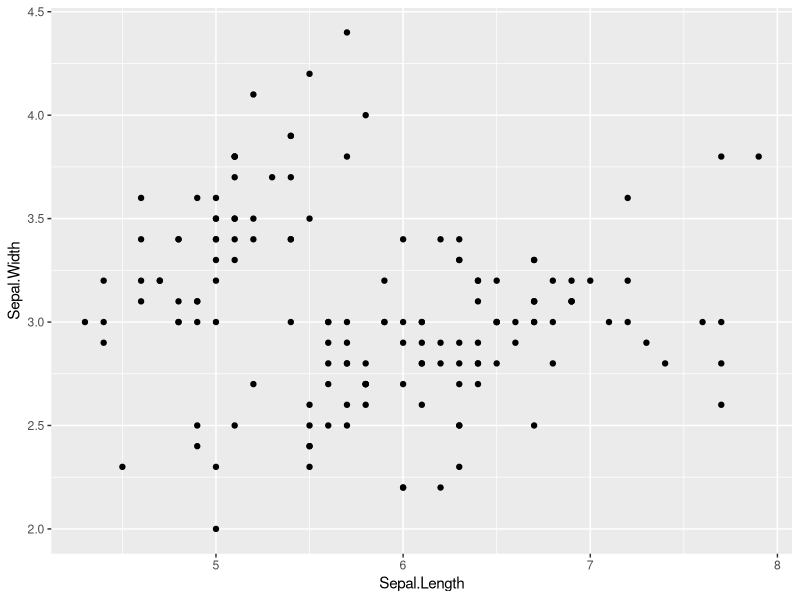
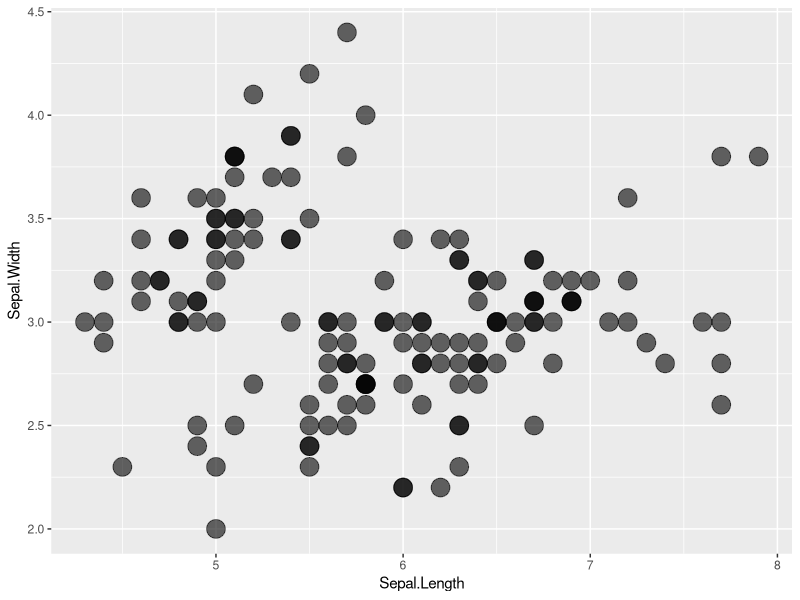
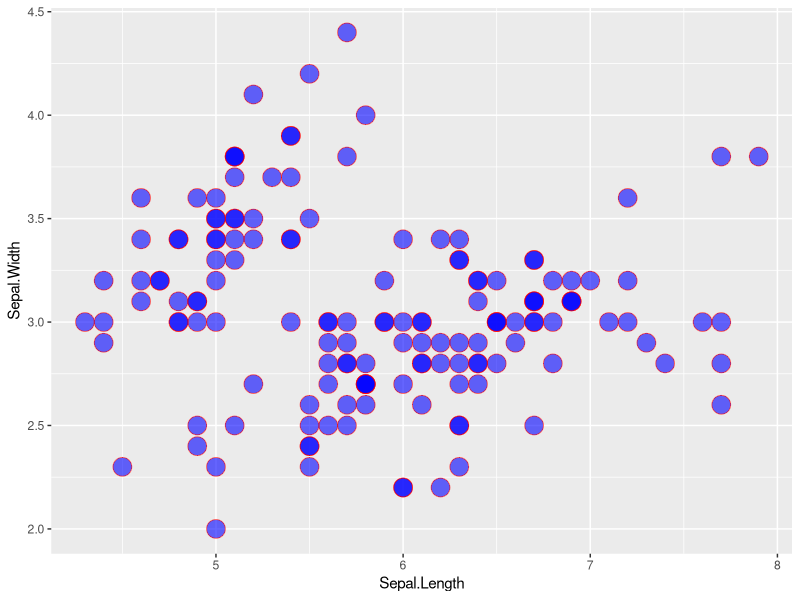
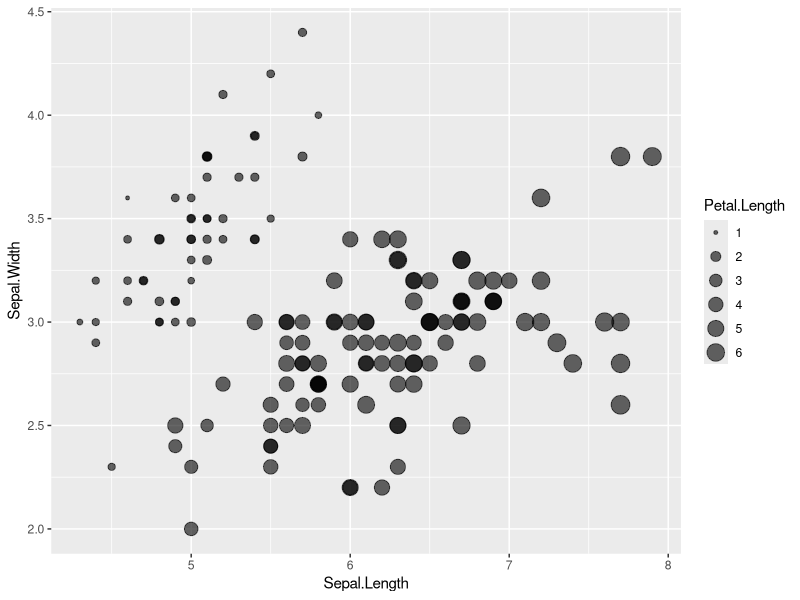
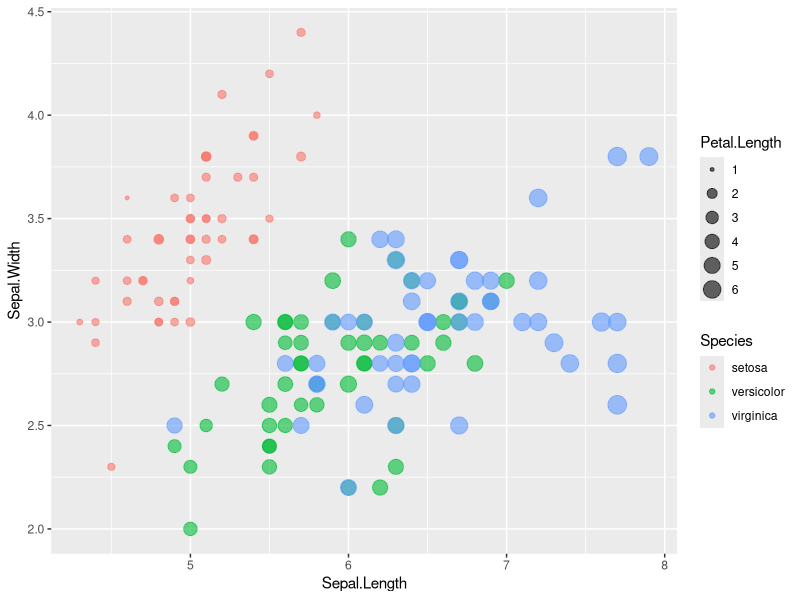
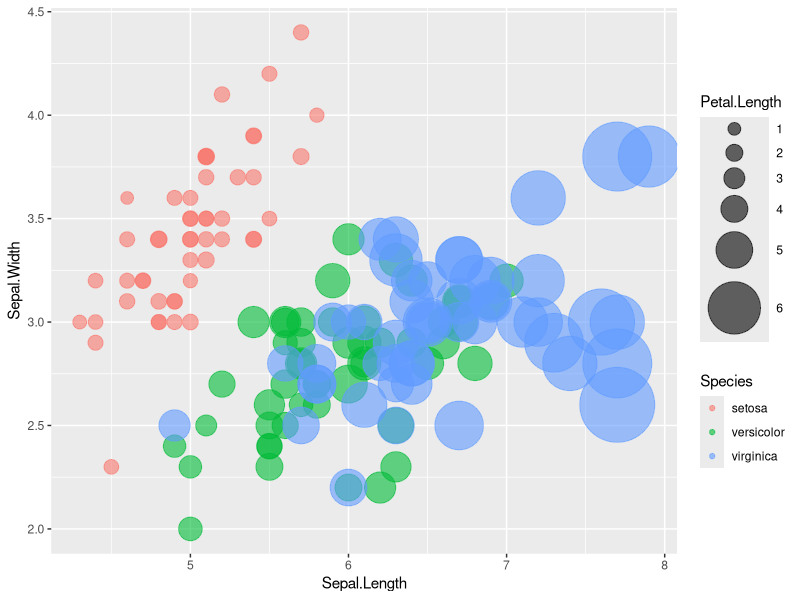
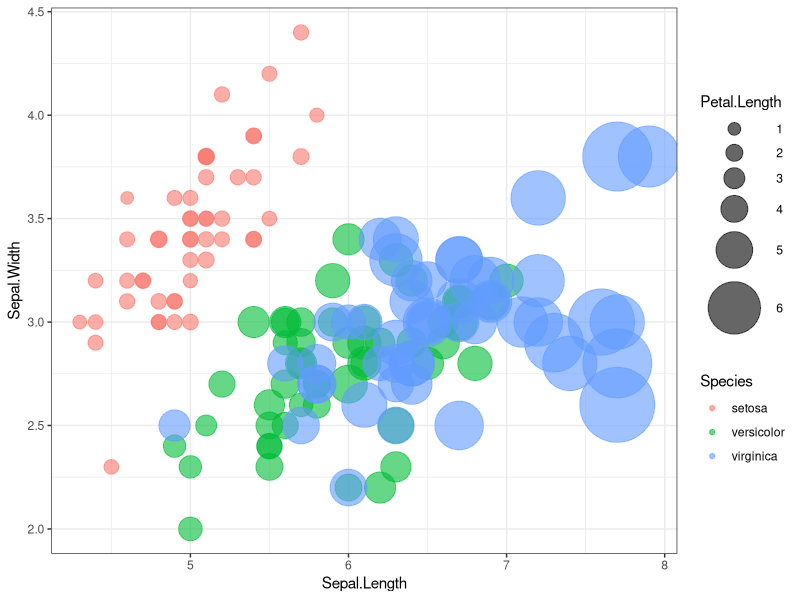
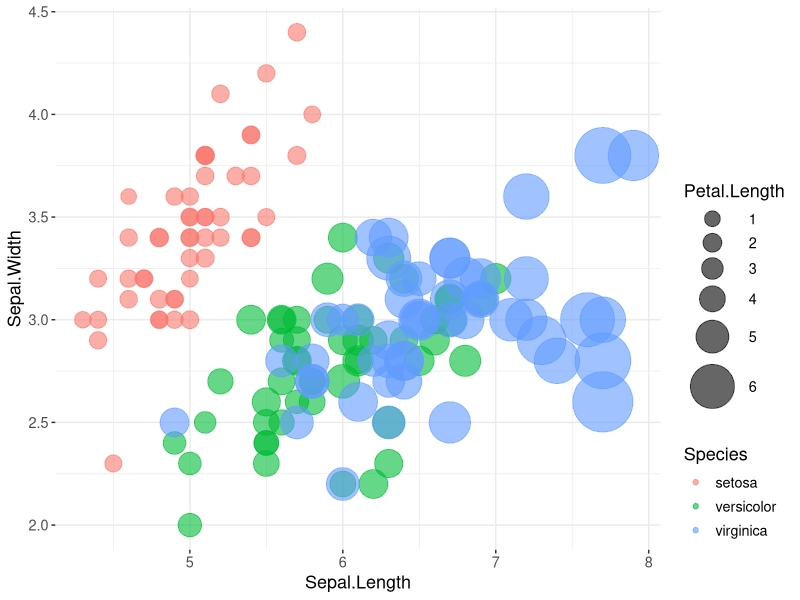

These charts were generated, in order, by the following R code: (Note: this script raises an error after producing the figures.)
########### Basic scatterplot
library(ggplot2)
ggplot(iris, aes(x=Sepal.Length, y=Sepal.Width)) + 
    geom_point()

#### Set dot size and intensive color
ggplot(iris, aes(x=Sepal.Length, y=Sepal.Width)) + 
geom_point(size=6, alpha=0.6)

#### Set dot color and other parameters
ggplot(iris, aes(x=Sepal.Length, y=Sepal.Width)) +
geom_point(
        color="red",
        fill="blue",
        shape=21,
        alpha=0.6,
        size=6,
        stroke = 0.5)
        
########### Bubble_chart
########### plot 2 variables and dot size depends on the value of Petal.Length
ggplot(iris, aes(x=Sepal.Length, y=Sepal.Width,size=Petal.Length)) +
geom_point(alpha=0.6)
 
########### Set color representing each species
ggplot( iris, aes(x=Sepal.Length, y=Sepal.Width,size=Petal.Length,color=Species)) +
 geom_point(alpha=0.6)

########### Set range of dot size
ggplot( iris, aes(x=Sepal.Length, y=Sepal.Width,size=Petal.Length,color=Species)) +
 geom_point(alpha=0.6) +
  scale_size_continuous( trans="exp", range=c(4, 25))

########### Set white background
ggplot( iris, aes(x=Sepal.Length, y=Sepal.Width,size=Petal.Length,color=Species)) +
 geom_point(alpha=0.6) +
  scale_size_continuous( trans="exp", range=c(4, 25))+
theme_bw() 

########### Set legend
ggplot( iris, aes(x=Sepal.Length, y=Sepal.Width,size=Petal.Length,color=Species)) +
 geom_point(alpha=0.6) +
  scale_size_continuous( trans="exp", range=c(5, 20)) +
  theme_bw() +
  theme(
    text = element_text(size=13),
    legend.justification = c("right", "bottom"),
    panel.border = element_blank()
  )
  
######## Histogram 
setosa = subset(iris, Species == "setosa")
versicolor = subset(iris, Species == "versicolor")
virginica = subset(iris, Species == "virginica")

hist(setosa[,1],main="Setosa ",ylab="Frequency",xlab="Sepal Length",xlab="TG",col="cyan1",breaks=20) 
hist(setosa[,1],main="Setosa ",ylab="Frequency",xlab="Sepal Length",col="cyan1",breaks=20,xlim=c(4,8),ylim=c(0,20))
hist(setosa[,2],main="Setosa ",ylab="Frequency",xlab="Sepal Width",col="cyan1",breaks=20) 
hist(setosa[,3],main="Setosa ",ylab="Frequency",xlab="Petal Length",col="cyan1",breaks=20) 
hist(setosa[,4],main="Setosa ",ylab="Frequency",xlab="Petal Width",col="cyan1",breaks=20) 

par( mfrow = c(2,2 ),mai=c(0.7,0.7,0.3,0.3))
hist(setosa[,1],main="Setosa",ylab="Frequency",xlab="Sepal Length",col="cyan1",breaks=20,xlim=c(4,8),ylim=c(0,20))
hist(setosa[,2],main="Setosa",ylab="Frequency",xlab="Sepal Width",col="cyan1",breaks=20) 
hist(setosa[,3],main="Setosa",ylab="Frequency",xlab="Petal Length",col="cyan1",breaks=20) 
hist(setosa[,4],main="Setosa",ylab="Frequency",xlab="Petal Width",col="cyan1",breaks=20) 

par( mfrow = c(2,2 ),mai=c(0.5,0.5,0.4,0.4))
hist(setosa[,1],main=NA,ylab="Frequency",xlab="Sepal Length",col="cyan1",breaks=20,xlim=c(4,8),ylim=c(0,20))
hist(setosa[,2],main=NA,ylab="Frequency",xlab="Sepal Width",col="cyan1",breaks=20) 
hist(setosa[,3],main=NA,ylab="Frequency",xlab="Petal Length",col="cyan1",breaks=20) 
hist(setosa[,4],main=NA,ylab="Frequency",xlab="Petal Width",col="cyan1",breaks=20) 
mtext("Setosa", side = 3, line = -2, outer = TRUE,cex = 1.5)

par( mfrow = c(2,2 ),mai=c(0.5,0.5,0.4,0.4))
hist(setosa[,1],main=NA,ylab="Frequency",xlab="Sepal Length",col="cyan1",breaks=20,xlim=c(4,8),ylim=c(0,20))
hist(setosa[,2],main=NA,ylab="Frequency",xlab="Sepal Width",col="cyan1",breaks=20) 
hist(setosa[,3],main=NA,ylab="Frequency",xlab="Petal Length",col="cyan1",breaks=20) 
hist(setosa[,4],main=NA,ylab="Frequency",xlab="Petal Width",col="cyan1",breaks=20) 
mtext("Setosa", side = 3, line = -18, outer = TRUE,cex = 1.5)

########################### Merge Histogram
hist(setosa[,1],main="Sepal Length",ylab="Frequency",xlab="TG",col="springgreen1",breaks=20) 
hist(versicolor[,1],main=NA,ylab=NULL,xlab=NULL,col="blue",breaks=20, add=T) 

hist(setosa[,2],main="Sepal Width",ylab="Frequency",xlab="TG",col="springgreen1",breaks=20) 
hist(versicolor[,2],main=NA,ylab=NULL,xlab=NULL,col="blue",breaks=10, add=T) 

hist(setosa[,3],main="Petal Length",ylab="Frequency",xlab="TG",col="springgreen1",breaks=20,xlim=c(0,5)) 
hist(versicolor[,3],main=NA,ylab=NULL,xlab=NULL,col="blue",breaks=20, add=T) 

hist(setosa[,4],main="Petal Width",ylab="Frequency",xlab="TG",col="springgreen1",breaks=5,xlim=c(0,2)) 
hist(versicolor[,4],main=NA,ylab=NULL,xlab=NULL,col="blue",breaks=5, add=T) 

legend("topright", inset=.05, title=NULL,
  c("setosa","versicolor"), col=c("springgreen1","blue"), pch=15)

hist(male[,10],main="TG",ylab="Frequency",xlab="TG",col=rgb(1,0,0,0.7),breaks=20,xlim=c(0,1000),ylim=c(0,2000)) 
hist(female[,10],main=NULL,ylab=NULL,xlab=NULL,col=rgb(0,0,1,0.4),breaks=20,xlim=c(0,500), add=T) 

########################### Merge Histogram (Overlapping colors)
hist(setosa[,1],main="Sepal Length",ylab="Frequency",xlab="TG",col=rgb(1,0,0,0.7),breaks=20) 
hist(versicolor[,1],main=NA,ylab=NULL,xlab=NULL,col=rgb(0,0,1,0.4),breaks=20, add=T) 

hist(setosa[,2],main="Sepal Width",ylab="Frequency",xlab="TG",col=rgb(1,0,0,0.7),breaks=20) 
hist(versicolor[,2],main=NA,ylab=NULL,xlab=NULL,col=rgb(0,0,1,0.4),breaks=10, add=T) 

hist(setosa[,3],main="Petal Length",ylab="Frequency",xlab="TG",col=rgb(1,0,0,0.7),breaks=20,xlim=c(0,5)) 
hist(versicolor[,3],main=NA,ylab=NULL,xlab=NULL,col=rgb(0,0,1,0.4),breaks=20, add=T) 

hist(setosa[,4],main="Petal Width",ylab="Frequency",xlab="TG",col=rgb(1,0,0,0.7),breaks=5,xlim=c(0,2)) 
hist(versicolor[,4],main=NA,ylab=NULL,xlab=NULL,col=rgb(0,0,1,0.4),breaks=5, add=T) 

legend("topright", inset=.05, title=NULL,
  c("setosa","versicolor","overlap"), col=c(rgb(1,0,0,0.7),rgb(0,0,1,0.4),"purple"), pch=15)

########################### Boxplot
colors <- c("red","blue","green")
boxplot(Sepal.Length ~ Species,data=iris, main='Sepal Length', col = colors ,horizontal=FALSE)
boxplot(Sepal.Width ~ Species,data=iris, main='Sepal Width', col = colors ,horizontal=FALSE)
boxplot(Petal.Length ~ Species,data=iris, main='Petal Length', col = colors ,horizontal=FALSE)
boxplot(Petal.Width ~ Species,data=iris, main='Petal Width', col = colors ,horizontal=FALSE)

########################### multiplot
pain = c(4, 5, 4, 3, 2, 4, 3, 4, 4, 6, 8, 4, 5, 4, 6, 5, 8, 6, 6, 7, 6, 6, 7, 5, 6, 5, 5)
drug = c(rep("A",9), rep("B",9), rep("C",9))
migraine = data.frame(pain,drug)
boxplot(pain ~ drug,data= migraine, main='Migraine', col = colors ,horizontal=FALSE)

drugA  = subset(migraine, drug == "A")
drugB  = subset(migraine, drug == "B")
drugC  = subset(migraine, drug == "C")

par( mfrow = c(2,2 ),mai=c(0.5,0.5,0.4,0.4))
hist(drugA[,1],main="Drug A vs. Drug B",ylab="Frequency",xlab="TG",col=rgb(1,0,0,0.7),breaks=10) 
hist(drugB[,1],main=NA,ylab=NULL,xlab=NULL,col=rgb(0,0,1,0.4),breaks=10, add=T) 

hist(drugA[,1],main="Drug A vs. Drug C",ylab="Frequency",xlab="TG",col=rgb(1,0,0,0.7),breaks=5) 
hist(drugC[,1],main=NA,ylab=NULL,xlab=NULL,col=rgb(0,0,1,0.4),breaks=5, add=T)  

hist(drugB[,1],main="Drug B vs. Drug C",ylab="Frequency",xlab="TG",col=rgb(1,0,0,0.7),breaks=5) 
hist(drugC[,1],main=NA,ylab=NULL,xlab=NULL,col=rgb(0,0,1,0.4),breaks=5, add=T) 

########################### multiplot
pain = c(4, 5, 4, 3, 2, 4, 3, 4, 4, 6, 8, 4, 5, 4, 6, 5, 8, 6, 6, 7, 6, 6, 7, 5, 6, 5, 5)
drug = c(rep("A",9), rep("B",9), rep("C",9))
migraine = data.frame(pain,drug)
colors <- c("red","blue","green")
boxplot(pain ~ drug,data= migraine, main='Migraine', col = colors ,horizontal=FALSE)

drugA  = subset(migraine, drug == "A")
drugB  = subset(migraine, drug == "B")
drugC  = subset(migraine, drug == "C")
drugAB = rbind(drugA, drugB)
drugAC = rbind(drugA, drugC)
drugBC = rbind(drugB, drugC)

par( mfrow = c(2,2 ),mai=c(0.5,0.5,0.4,0.4))
boxplot(pain ~ drug,data= migraine, main='Migraine', col = colors ,horizontal=FALSE)
boxplot(pain ~ drug,data= drugAB, main='Migraine', col = c("red","blue") ,horizontal=FALSE)
boxplot(pain ~ drug,data= drugAC, main='Migraine', col = c("red","green") ,horizontal=FALSE)
boxplot(pain ~ drug,data= drugBC, main='Migraine', col = c("blue","green") ,horizontal=FALSE)


library(base)
drugAB$drug <- factor(drugAB$drug)
drugAC$drug <- factor(drugAC$drug)
drugBC$drug <- factor(drugBC$drug)

par( mfrow = c(2,2 ),mai=c(0.5,0.5,0.4,0.4))
boxplot(pain ~ drug,data= migraine, main='Migraine', col = colors ,horizontal=FALSE)
boxplot(pain ~ drug,data= drugAB, main='Migraine', col = c("red","blue") ,horizontal=FALSE)
boxplot(pain ~ drug,data= drugAC, main='Migraine', col = c("red","green") ,horizontal=FALSE)
boxplot(pain ~ drug,data= drugBC, main='Migraine', col = c("blue","green") ,horizontal=FALSE)
